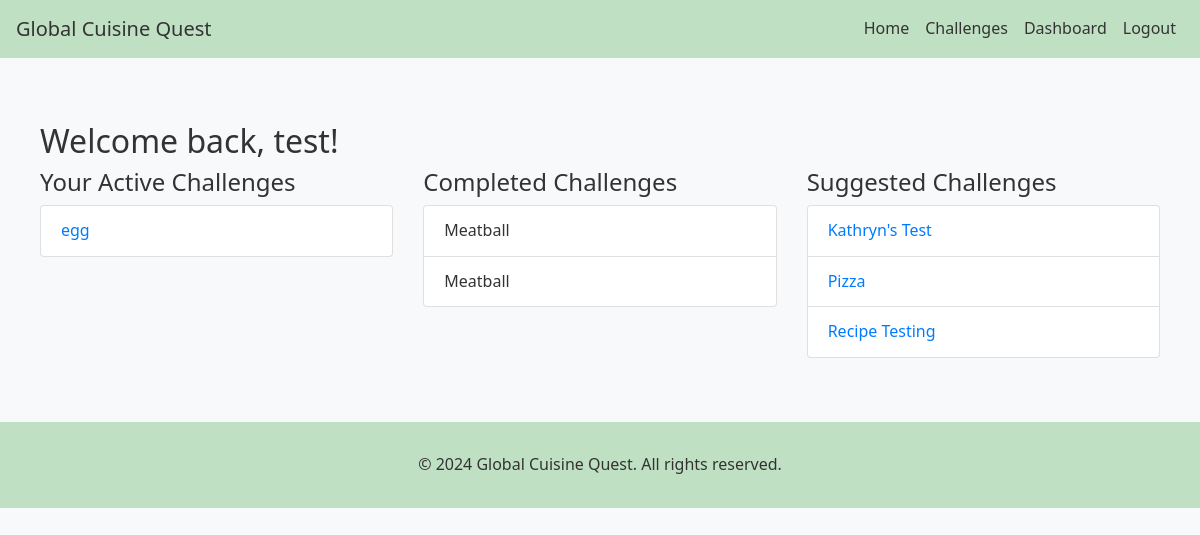
Page /dashboard (signed in) on the earlier database version.
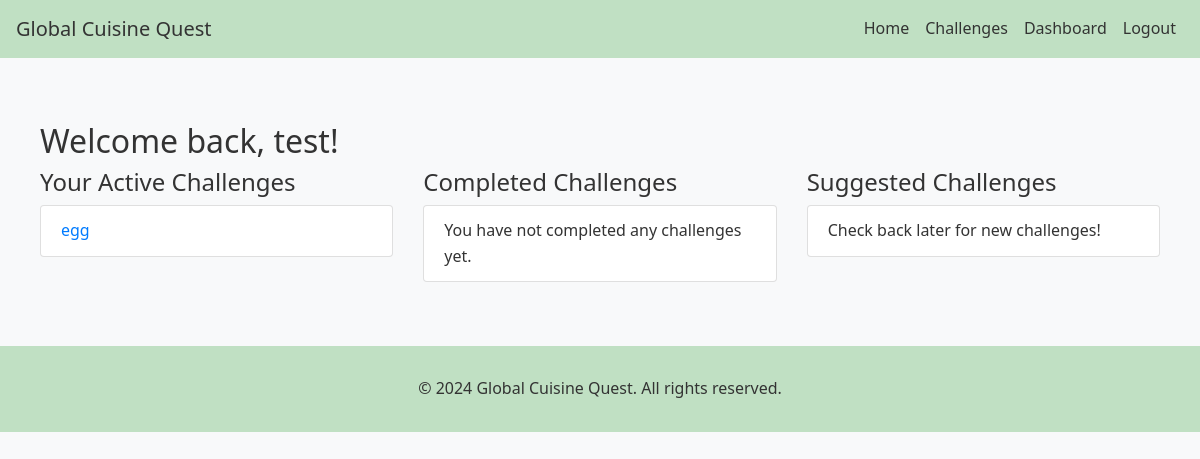
Same page on the later database version.
### globalcuisine/models.py (models this page shows, shortened)
class User(UserMixin, db.Model):
    id = db.Column(db.Integer, primary_key=True)
    username = db.Column(db.String(100), unique=True, nullable=False)
    email = db.Column(db.String(120), unique=True, nullable=False)
    password_hash = db.Column(db.String(128))
    challenges = db.relationship('Challenge', backref='author', lazy=True)
    submissions = db.relationship('Submission', backref='user', lazy=True)
    active_challenges = db.relationship('ActiveChallenge', backref='user', lazy=True)
    completed_challenges = db.relationship('CompletedChallenge', backref='user', lazy=True)

class ActiveChallenge(db.Model):
    id = db.Column(db.Integer, primary_key=True)
    user_id = db.Column(db.Integer, db.ForeignKey('user.id'), nullable=False)
    challenge_id = db.Column(db.Integer, db.ForeignKey('challenge.id'), nullable=False)
    accepted_at = db.Column(db.DateTime, nullable=False, default=datetime.utcnow)

class Challenge(db.Model):
    id = db.Column(db.Integer, primary_key=True)
    title = db.Column(db.String(100), nullable=False)
    recipe_type = db.Column(db.String(100), nullable=False)
    description = db.Column(db.Text, nullable=False)
    is_recipe = db.Column(db.Boolean, nullable=False)
    ingredients = db.Column(db.Text, nullable=False)
    recipe_instructions = db.Column(db.Text, nullable=False)
    created_at = db.Column(db.DateTime, nullable=False, default=datetime.utcnow)
    cuisine_type = db.Column(db.String(100))  # Make sure this line exists
    cuisine_style = db.Column(db.String(100))  # Make sure this line exists
    difficulty_level = db.Column(db.String(50), nullable=False)
    image_filename = db.Column(db.String(255))
    user_id = db.Column(db.Integer, db.ForeignKey('user.id'), nullable=False)
    submissions = db.relationship('Submission', backref='challenge', lazy=True)
    active_users = db.relationship('ActiveChallenge', backref='challenge', lazy=True)
    completed_users = db.relationship('CompletedChallenge', backref='challenge', lazy=True)

class CompletedChallenge(db.Model):
    id = db.Column(db.Integer, primary_key=True)
    user_id = db.Column(db.Integer, db.ForeignKey('user.id'), nullable=False)
    challenge_id = db.Column(db.Integer, db.ForeignKey('challenge.id'), nullable=False)
    completed_at = db.Column(db.DateTime, nullable=False, default=datetime.utcnow)

### globalcuisine/main.py (the view)
@main.route('/dashboard')
@login_required
def dashboard():
    active_challenges = ActiveChallenge.query.filter_by(user_id=current_user.id).all()
    completed_challenges = CompletedChallenge.query.filter_by(user_id=current_user.id).all()
    suggested_challenges = Challenge.query.filter(~Challenge.id.in_(
        [ac.challenge_id for ac in active_challenges] + [cc.challenge_id for cc in completed_challenges])).all()
    return render_template('dashboard.html', title='Dashboard',
                           active_challenges=active_challenges,
                           completed_challenges=completed_challenges,
                           suggested_challenges=suggested_challenges)

### globalcuisine/templates/dashboard.html
{% extends "base.html" %}
{% block content %}
<div class="container mt-4">
    <h2>Welcome back, {{ current_user.username }}!</h2>
    <div class="row">
        <div class="col-md-4">
            <h4>Your Active Challenges</h4>
            <ul class="list-group">
                {% for active_challenge in active_challenges %}
                    <li class="list-group-item">
                        <a href="{{ url_for('main.challenge_detail', challenge_id=active_challenge.challenge.id) }}">
                            {{ active_challenge.challenge.title }}
                        </a>
                    </li>
                {% else %}
                    <li class="list-group-item">You have no active challenges.</li>
                {% endfor %}
            </ul>
        </div>
        <div class="col-md-4">
            <h4>Completed Challenges</h4>
            <ul class="list-group">
                {% for completed_challenge in completed_challenges %}
                    <li class="list-group-item">{{ completed_challenge.challenge.title }}</li>
                {% else %}
                    <li class="list-group-item">You have not completed any challenges yet.</li>
                {% endfor %}
            </ul>
        </div>
        <div class="col-md-4">
            <h4>Suggested Challenges</h4>
            <ul class="list-group">
                {% for challenge in suggested_challenges %}
                    <li class="list-group-item">
                        <a href="{{ url_for('main.challenge_detail', challenge_id=challenge.id) }}">
                            {{ challenge.title }}
                        </a>
                    </li>
                {% else %}
                    <li class="list-group-item">Check back later for new challenges!</li>
                {% endfor %}
            </ul>
        </div>
    </div>
</div>
{% endblock %}

### globalcuisine/templates/base.html (shortened to what this page needs)
<!DOCTYPE html>
<html lang="en">
<head>
    <link rel="stylesheet" href="https://stackpath.bootstrapcdn.com/bootstrap/4.5.2/css/bootstrap.min.css">
    <link rel="stylesheet" href="{{ url_for('static', filename='css/style.css') }}">
    <link rel="stylesheet" href="https://cdnjs.cloudflare.com/ajax/libs/rateYo/2.3.2/jquery.rateyo.min.css">
</head>
<body>
    <header>
        <nav class="navbar navbar-expand-lg navbar-dark bg-primary">
            <a class="navbar-brand" href="{{ url_for('main.index') }}">Global Cuisine Quest</a>
            <div class="collapse navbar-collapse" id="navbarNav">
                <ul class="navbar-nav ml-auto">
                    <li class="nav-item">
                        <a class="nav-link" href="{{ url_for('main.index') }}">Home</a>
                    </li>
                    <li class="nav-item">
                        <a class="nav-link" href="{{ url_for('main.challenge_list') }}">Challenges</a>
                    </li>
                    {% if current_user.is_authenticated %}
                        <li class="nav-item">
                            <a class="nav-link" href="{{ url_for('main.dashboard') }}">Dashboard</a>
                        </li>
                        <li class="nav-item">
                            <a class="nav-link" href="{{ url_for('auth.logout') }}">Logout</a>
                        </li>
                    {% endif %}
                </ul>
            </div>
        </nav>
    </header>
    <main role="main" class="container">
        {% block content %}{% endblock %}
    </main>
    <footer class="footer bg-primary text-white mt-4">
        <div class="container text-center">
            <span>&copy; 2024 Global Cuisine Quest. All rights reserved.</span>
        </div>
    </footer>
</body>
</html>

### globalcuisine/static/css/style.css (style rules this page uses)
body { font-family: 'Segoe UI', Tahoma, Geneva, Verdana, sans-serif; background-color: #f8f9fa; color: #333; line-height: 1.6; display: flex; flex-direction: column; min-height: 100vh; }
.container { max-width: 1200px; margin: 0 auto; padding: 20px; }
.navbar.bg-primary { background-color: #c0e0c3 !important; }
.navbar .nav-link, .navbar .navbar-brand { color: #333 !important; }
footer.footer.bg-primary { background-color: #c0e0c3 !important; }
.footer { color: #333 !important; text-align: center; padding: 10px 0; flex-shrink: 0; }
h1, h2, h3, h4, h5, h6 { color: #333; }

Differences in the rows shown:
removed CompletedChallenge: challenge "Meatball"
removed CompletedChallenge: challenge "Meatball"
removed Challenge: title "Kathryn's Test"
removed Challenge: title "Pizza"
removed Challenge: title "Recipe Testing"
Other differences:
text now shown: "You have not completed any challenges yet. Check back later for new challenges!"
